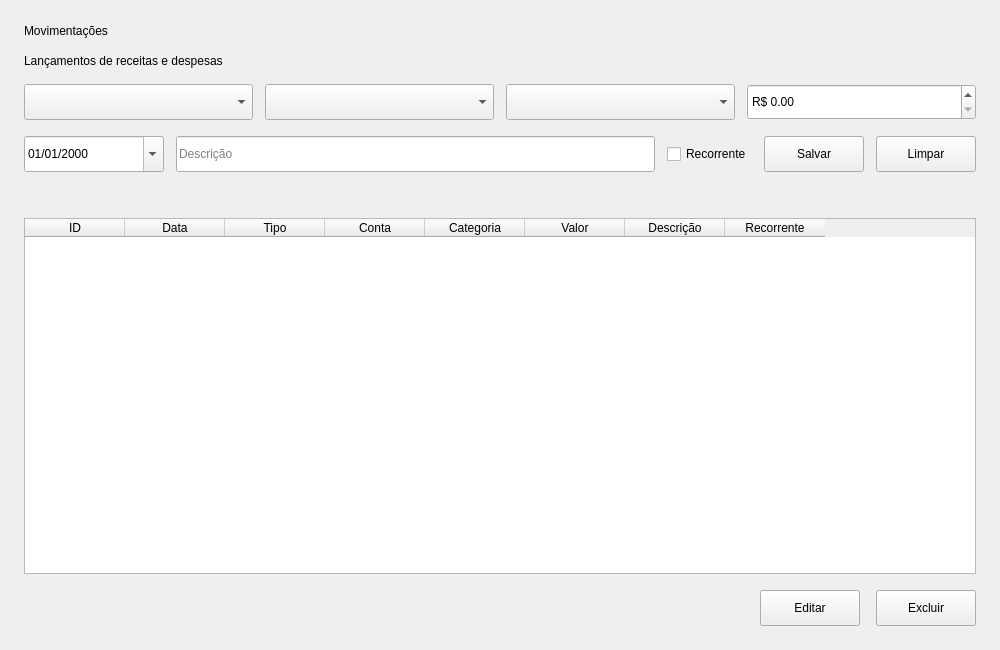
<?xml version="1.0" encoding="UTF-8"?>
<ui version="4.0">
 <class>TransactionsPage</class>
 <widget class="QWidget" name="TransactionsPage">
  <property name="geometry">
   <rect>
    <x>0</x>
    <y>0</y>
    <width>1000</width>
    <height>650</height>
   </rect>
  </property>
  <layout class="QVBoxLayout" name="mainLayout">
   <property name="spacing">
    <number>16</number>
   </property>
   <property name="leftMargin">
    <number>24</number>
   </property>
   <property name="topMargin">
    <number>24</number>
   </property>
   <property name="rightMargin">
    <number>24</number>
   </property>
   <property name="bottomMargin">
    <number>24</number>
   </property>
   <item>
    <widget class="QLabel" name="lbl_title">
     <property name="text">
      <string>Movimentações</string>
     </property>
    </widget>
   </item>
   <item>
    <widget class="QLabel" name="lbl_subtitle">
     <property name="text">
      <string>Lançamentos de receitas e despesas</string>
     </property>
    </widget>
   </item>
   <item>
    <layout class="QHBoxLayout" name="formRow1">
     <property name="spacing">
      <number>12</number>
     </property>
     <item>
      <widget class="QComboBox" name="cmb_account">
       <property name="minimumSize">
        <size>
         <width>180</width>
         <height>36</height>
        </size>
       </property>
      </widget>
     </item>
     <item>
      <widget class="QComboBox" name="cmb_type">
       <property name="minimumSize">
        <size>
         <width>120</width>
         <height>36</height>
        </size>
       </property>
      </widget>
     </item>
     <item>
      <widget class="QComboBox" name="cmb_category">
       <property name="minimumSize">
        <size>
         <width>180</width>
         <height>36</height>
        </size>
       </property>
      </widget>
     </item>
     <item>
      <widget class="QDoubleSpinBox" name="spn_amount">
       <property name="prefix">
        <string>R$ </string>
       </property>
       <property name="decimals">
        <number>2</number>
       </property>
       <property name="maximum">
        <double>999999999.990000000000000</double>
       </property>
       <property name="minimumSize">
        <size>
         <width>140</width>
         <height>36</height>
        </size>
       </property>
      </widget>
     </item>
    </layout>
   </item>
   <item>
    <layout class="QHBoxLayout" name="formRow2">
     <property name="spacing">
      <number>12</number>
     </property>
     <item>
      <widget class="QDateEdit" name="date_transaction">
       <property name="calendarPopup">
        <bool>true</bool>
       </property>
       <property name="displayFormat">
        <string>dd/MM/yyyy</string>
       </property>
       <property name="minimumSize">
        <size>
         <width>140</width>
         <height>36</height>
        </size>
       </property>
      </widget>
     </item>
     <item>
      <widget class="QLineEdit" name="txt_description">
       <property name="placeholderText">
        <string>Descrição</string>
       </property>
       <property name="minimumSize">
        <size>
         <width>250</width>
         <height>36</height>
        </size>
       </property>
      </widget>
     </item>
     <item>
      <widget class="QCheckBox" name="chk_recurring">
       <property name="text">
        <string>Recorrente</string>
       </property>
      </widget>
     </item>
     <item>
      <widget class="QPushButton" name="btn_save">
       <property name="text">
        <string>Salvar</string>
       </property>
       <property name="minimumSize">
        <size>
         <width>100</width>
         <height>36</height>
        </size>
       </property>
      </widget>
     </item>
     <item>
      <widget class="QPushButton" name="btn_clear">
       <property name="text">
        <string>Limpar</string>
       </property>
       <property name="minimumSize">
        <size>
         <width>100</width>
         <height>36</height>
        </size>
       </property>
      </widget>
     </item>
    </layout>
   </item>
   <item>
    <widget class="QLabel" name="lbl_error">
     <property name="text">
      <string/>
     </property>
     <property name="styleSheet">
      <string notr="true">color: #E74C3C;</string>
     </property>
    </widget>
   </item>
   <item>
    <widget class="QTableWidget" name="tbl_transactions">
     <property name="columnCount">
      <number>8</number>
     </property>
     <property name="selectionBehavior">
      <enum>QAbstractItemView::SelectRows</enum>
     </property>
     <property name="selectionMode">
      <enum>QAbstractItemView::SingleSelection</enum>
     </property>
     <property name="editTriggers">
      <set>QAbstractItemView::NoEditTriggers</set>
     </property>
     <property name="alternatingRowColors">
      <bool>true</bool>
     </property>
     <column>
      <property name="text">
       <string>ID</string>
      </property>
     </column>
     <column>
      <property name="text">
       <string>Data</string>
      </property>
     </column>
     <column>
      <property name="text">
       <string>Tipo</string>
      </property>
     </column>
     <column>
      <property name="text">
       <string>Conta</string>
      </property>
     </column>
     <column>
      <property name="text">
       <string>Categoria</string>
      </property>
     </column>
     <column>
      <property name="text">
       <string>Valor</string>
      </property>
     </column>
     <column>
      <property name="text">
       <string>Descrição</string>
      </property>
     </column>
     <column>
      <property name="text">
       <string>Recorrente</string>
      </property>
     </column>
    </widget>
   </item>
   <item>
    <layout class="QHBoxLayout" name="actionsLayout">
     <item>
      <spacer name="horizontalSpacer">
       <property name="orientation">
        <enum>Qt::Horizontal</enum>
       </property>
       <property name="sizeHint" stdset="0">
        <size>
         <width>40</width>
         <height>20</height>
        </size>
       </property>
      </spacer>
     </item>
     <item>
      <widget class="QPushButton" name="btn_edit">
       <property name="text">
        <string>Editar</string>
       </property>
       <property name="minimumSize">
        <size>
         <width>100</width>
         <height>36</height>
        </size>
       </property>
      </widget>
     </item>
     <item>
      <widget class="QPushButton" name="btn_delete">
       <property name="text">
        <string>Excluir</string>
       </property>
       <property name="minimumSize">
        <size>
         <width>100</width>
         <height>36</height>
        </size>
       </property>
      </widget>
     </item>
    </layout>
   </item>
  </layout>
 </widget>
 <resources/>
 <connections/>
</ui>
